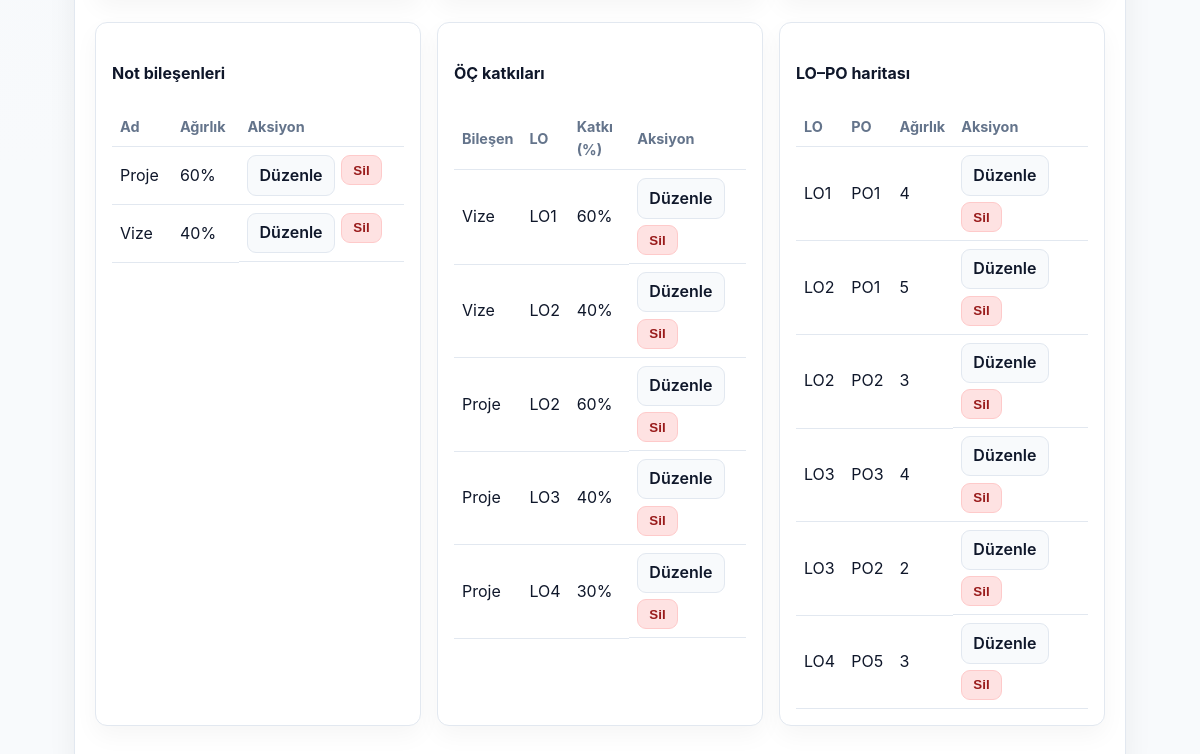
/instructor/ (lower part), run on an earlier commit of the app's database.
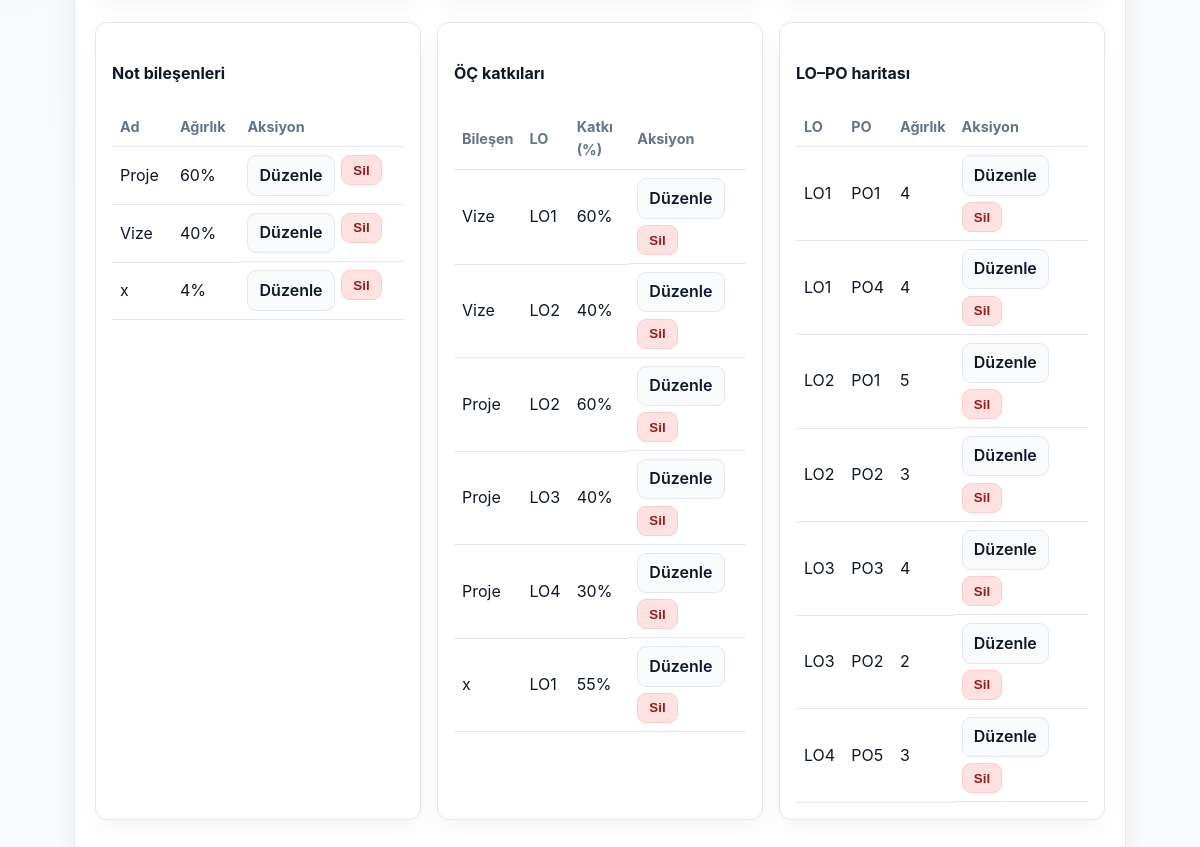
And on a later commit of the database.
### assessment/models.py (models this page shows, shortened)
class AssessmentComponent(models.Model):
    course = models.ForeignKey(Course, related_name="assessments", on_delete=models.CASCADE)
    name = models.CharField(max_length=100)
    weight_percent = models.PositiveSmallIntegerField(
        default=0,
        validators=[MinValueValidator(0), MaxValueValidator(100)],
        help_text="Ders içi ağırlık (%)",
    )
    class Meta:
        ordering = ["course", "name"]
    def __str__(self):
        return f"{self.course.code} - {self.name}"

class LearningOutcomeContribution(models.Model):
    assessment_component = models.ForeignKey(
        AssessmentComponent, related_name="learning_outcome_contributions", on_delete=models.CASCADE
    )
    learning_outcome = models.ForeignKey(
        LearningOutcome, related_name="assessment_contributions", on_delete=models.CASCADE
    )
    contribution_percent = models.PositiveSmallIntegerField(
        validators=[MinValueValidator(0), MaxValueValidator(100)], help_text="Bileşenin ÖÇ'ye katkısı (%)"
    )
    class Meta:
        unique_together = ("assessment_component", "learning_outcome")

class LearningOutcome(models.Model):
    course = models.ForeignKey(Course, related_name="learning_outcomes", on_delete=models.CASCADE)
    code = models.CharField(max_length=10)
    description = models.TextField()
    class Meta:
        ordering = ["course__code", "code"]
        unique_together = ("course", "code")
    def __str__(self):
        return f"{self.course.code} {self.code}"

class LearningOutcomeProgramOutcome(models.Model):
    learning_outcome = models.ForeignKey(LearningOutcome, related_name="program_links", on_delete=models.CASCADE)
    program_outcome = models.ForeignKey(ProgramOutcome, related_name="learning_links", on_delete=models.CASCADE)
    weight = models.PositiveSmallIntegerField(
        validators=[MinValueValidator(1), MaxValueValidator(5)],
        help_text="1-5 arası katkı ağırlığı",
    )
    class Meta:
        unique_together = ("learning_outcome", "program_outcome")
        verbose_name = "ÖÇ - PÇ ilişkisi"
        verbose_name_plural = "ÖÇ - PÇ ilişkileri"

class ProgramOutcome(models.Model):
    code = models.CharField(max_length=10)
    title = models.CharField(max_length=255)
    description = models.TextField(blank=True)
    class Meta:
        ordering = ["code"]
    def __str__(self):
        return f"{self.code} - {self.title}"

### assessment/views.py (the view, shortened to what this page needs)
# urls.py: path("instructor/", views.instructor_panel, name="instructor_panel"),
def instructor_panel(request):
    bootstrap_demo_data()
    courses = Course.objects.all()
    selected_course = courses.filter(id=request.GET.get("course")).first() or courses.first()
    edit_component_id = request.GET.get("edit_component")
    edit_contrib_id = request.GET.get("edit_contrib")
    edit_lopo_id = request.GET.get("edit_lopo")
    component_instance = (
        AssessmentComponent.objects.filter(id=edit_component_id, course=selected_course).first() if selected_course else None
    )
    contrib_instance = (
        LearningOutcomeContribution.objects.filter(id=edit_contrib_id, assessment_component__course=selected_course).first()
        if selected_course
        else None
    )
    lopo_instance = (
        LearningOutcomeProgramOutcome.objects.filter(
            id=edit_lopo_id, learning_outcome__course=selected_course
        ).first()
        if selected_course
        else None
    )
    course_form = CourseForm(prefix="course")
    learning_outcome_form = LearningOutcomeForm(prefix="lo")
    program_outcome_form = ProgramOutcomeForm(prefix="po")
    component_form = AssessmentComponentForm(prefix="component", instance=component_instance)
    lo_contribution_form = LearningOutcomeContributionForm(prefix="contrib", instance=contrib_instance)
    lopo_form = LearningOutcomeProgramOutcomeForm(prefix="lopo", instance=lopo_instance)
    def limit_forms(course):
        if not course:
            return
        lo_contribution_form.fields["assessment_component"].queryset = course.assessments.all()
        lo_contribution_form.fields["learning_outcome"].queryset = course.learning_outcomes.all()
        lopo_form.fields["learning_outcome"].queryset = course.learning_outcomes.all()
    limit_forms(selected_course)
    return render(
        request,
        "assessment/instructor_panel.html",
        _instructor_context(
            selected_course,
            courses,
            course_form,
            learning_outcome_form,
            program_outcome_form,
            component_form,
            lo_contribution_form,
            lopo_form,
            edit_component_id,
            edit_contrib_id,
            edit_lopo_id,
        ),
    )

### assessment/views.py (called while the page is built, shortened)
def bootstrap_demo_data():
    if Course.objects.exists():
        return

### templates/assessment/instructor_panel.html (shortened to what this page needs)
{% extends "base.html" %}
{% block content %}
<section class="panel">
    {% if not selected_course %}
        <p class="muted">Gösterilecek ders yok.</p>
    {% else %}
    <div class="cards">
        <article class="card">
            <h4>Not bileşenleri</h4>
            <table class="compact">
                <thead><tr><th>Ad</th><th>Ağırlık</th><th>Aksiyon</th></tr></thead>
                <tbody>
                {% for comp in assessments %}
                    <tr>
                        <td>{{ comp.name }}</td>
                        <td>{{ comp.weight_percent }}%</td>
                        <td class="actions">
                            <a class="btn ghost" href="?course={{ selected_course.id }}&edit_component={{ comp.id }}">Düzenle</a>
                            <form method="post">
                                <button type="submit" class="btn danger">Sil</button>
                            </form>
                        </td>
                    </tr>
                {% empty %}
                    <tr><td colspan="3" class="muted">Henüz bileşen yok.</td></tr>
                {% endfor %}
                </tbody>
            </table>
        </article>
        <article class="card">
            <h4>ÖÇ katkıları</h4>
            <table class="compact">
                <thead><tr><th>Bileşen</th><th>LO</th><th>Katkı (%)</th><th>Aksiyon</th></tr></thead>
                <tbody>
                {% for item in lo_contributions %}
                    <tr>
                        <td>{{ item.assessment_component.name }}</td>
                        <td>{{ item.learning_outcome.code }}</td>
                        <td>{{ item.contribution_percent }}%</td>
                        <td class="actions">
                            <a class="btn ghost" href="?course={{ selected_course.id }}&edit_contrib={{ item.id }}">Düzenle</a>
                            <form method="post">
                                <button type="submit" class="btn danger">Sil</button>
                            </form>
                        </td>
                    </tr>
                {% empty %}
                    <tr><td colspan="4" class="muted">Henüz katkı girilmedi.</td></tr>
                {% endfor %}
                </tbody>
            </table>
        </article>
        <article class="card">
            <h4>LO–PO haritası</h4>
            <table class="compact">
                <thead><tr><th>LO</th><th>PO</th><th>Ağırlık</th><th>Aksiyon</th></tr></thead>
                <tbody>
                {% for link in lo_links %}
                    <tr>
                        <td>{{ link.learning_outcome.code }}</td>
                        <td>{{ link.program_outcome.code }}</td>
                        <td>{{ link.weight }}</td>
                        <td class="actions">
                            <a class="btn ghost" href="?course={{ selected_course.id }}&edit_lopo={{ link.id }}">Düzenle</a>
                            <form method="post">
                                <button type="submit" class="btn danger">Sil</button>
                            </form>
                        </td>
                    </tr>
                {% empty %}
                    <tr><td colspan="4" class="muted">Henüz eşleşme yok.</td></tr>
                {% endfor %}
                </tbody>
            </table>
        </article>
    </div>
    {% endif %}
</section>
{% endblock %}

What changed in the data, as far as the page shows it:
added AssessmentComponent: name "x", weight_percent "4"
added LearningOutcomeContribution: assessment_component.name "x", learning_outcome.code "LO1", contribution_percent "55"
added LearningOutcomeProgramOutcome: learning_outcome.code "LO1", program_outcome.code "PO4", weight "4"
